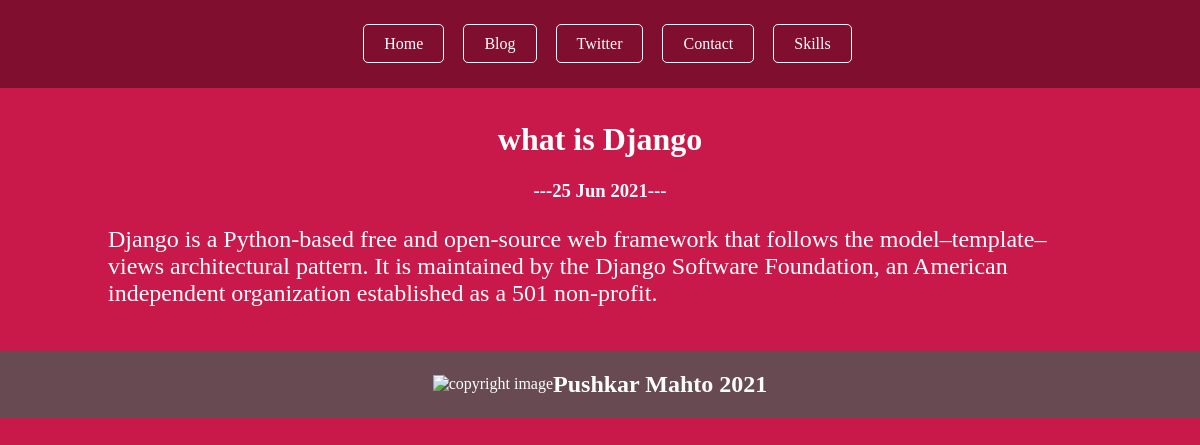
The app's page /blog/2/ with its own data.
### blog/models.py (models this page shows, shortened)
class Blog(models.Model):
    title = models.CharField(max_length=180)
    date = models.DateField()
    description = models.TextField()

### blog/views.py (the view)
# urls.py: path('<int:blog_id>/', views.detail, name = 'detail'),
def detail(request, blog_id):
    blog = get_object_or_404(Blog, pk=blog_id)
    return render(request, 'blog/detail.html', {'blog':blog})

### blog/templates/blog/detail.html
{% extends "base/base.html" %}
{% block content %}
<div class="blog">
    <h1 class="cent">{{ blog.title }}</h1>
    <h3 class="cent">---{{ blog.date|date:'d M Y' }}---</h3>
    <p>{{ blog.description|safe }}</p>
</div>
{% endblock %}

### static/css/style.css (style rules this page uses)
body { margin: 0; background-color: #c9184a; }
.blog { padding-left: 20px; padding-right: 20px; padding-top: 20px; padding-bottom: 20px; color: white; }
.cent { text-align: center; color: white; }
p { font-size: 24px; font-family: font-family: 'Raleway', sans-serif !important; }

### records on screen
Blog: title "what is Django", date "25 Jun 2021", description "Django is a Python-based free and open-source web framework that follows the model–template–views architectural pattern. It is maintained by the Django Software Foundation, an American independent organization established as a 501 non-profit."
